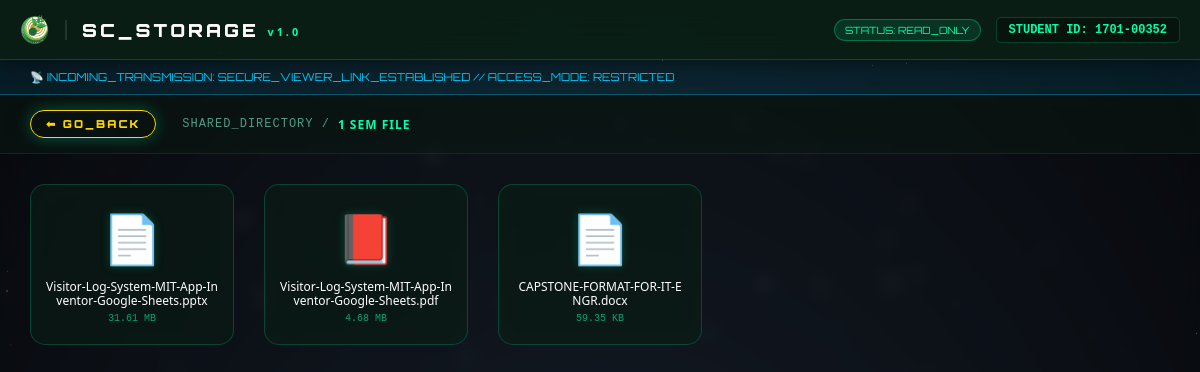
The app's page /SC_Storage.php?folder_id=3&token=c6bdd590dcf6019c142448ac49d16195 with its own data.
### tables this page shows
CREATE TABLE `storage_shares` (
  `id` int(11) NOT NULL,
  `user_id` varchar(50) NOT NULL,
  `file_id` int(11) DEFAULT 0,
  `share_token` varchar(255) NOT NULL,
  `created_at` datetime DEFAULT current_timestamp()
);

CREATE TABLE `user_storage` (
  `id` int(11) NOT NULL,
  `user_id` varchar(50) NOT NULL,
  `file_name` varchar(255) NOT NULL,
  `file_path` varchar(255) NOT NULL,
  `file_type` varchar(100) DEFAULT NULL,
  `file_size` bigint(20) DEFAULT NULL,
  `uploaded_at` datetime DEFAULT current_timestamp(),
  `parent_id` int(11) DEFAULT 0
);

### SC_Storage.php (the view, shortened to what this page needs)
<?php
require_once __DIR__ . '/config/database.php';
$public_view = false;
$shared_user_id = null;
$shared_file_id = 0;
if (isset($_GET['token'])) {
    $token = $conn->real_escape_string($_GET['token']);
    $share_q = $conn->query("SELECT user_id, file_id FROM storage_shares WHERE share_token = '$token'");
    if ($share_q && $share_q->num_rows > 0) {
        $share_data = $share_q->fetch_assoc();
        $public_view = true;
        $shared_user_id = $share_data['user_id'];
        $shared_file_id = (int)$share_data['file_id'];
    }
}
function formatSize($bytes) {
    if ($bytes >= 1073741824) { $bytes = number_format($bytes / 1073741824, 2) . ' GB'; }
    elseif ($bytes >= 1048576) { $bytes = number_format($bytes / 1048576, 2) . ' MB'; }
    elseif ($bytes >= 1024) { $bytes = number_format($bytes / 1024, 2) . ' KB'; }
    elseif ($bytes > 1) { $bytes = $bytes . ' bytes'; }
    elseif ($bytes == 1) { $bytes = $bytes . ' byte'; }
    else { $bytes = '0 bytes'; }
    return $bytes;
}
$conn->query("CREATE TABLE IF NOT EXISTS user_storage (
    id INT AUTO_INCREMENT PRIMARY KEY,
    user_id VARCHAR(50) NOT NULL,
    file_name VARCHAR(255) NOT NULL,
    file_path VARCHAR(255) NOT NULL,
    file_type VARCHAR(100),
    file_size BIGINT,
    uploaded_at DATETIME DEFAULT CURRENT_TIMESTAMP,
    parent_id INT DEFAULT 0,
    INDEX(user_id),
    INDEX(parent_id)
)");
$conn->query("ALTER TABLE user_storage ADD COLUMN IF NOT EXISTS parent_id INT DEFAULT 0");
$current_folder_id = isset($_GET['folder_id']) ? (int)$_GET['folder_id'] : 0;
$current_token_suffix = $public_view ? "&token=" . $_GET['token'] : "";
$folder_name_display = "ROO TDIRECTORY";
if ($current_folder_id > 0) {
    $folder_res = $conn->query("SELECT file_name FROM user_storage WHERE id = $current_folder_id AND file_type = 'folder'");
    if ($folder_res && $row = $folder_res->fetch_assoc()) {
        $folder_name_display = strtoupper(htmlspecialchars($row['file_name']));
    }
}
if ($public_view) {
    $my_id = $shared_user_id;
} else {
    $my_id = $_SESSION['student_id'];
    $user_type = $_SESSION['user_type'] ?? 'student';
}
$theme_q = $conn->query("SELECT setting_value FROM site_settings WHERE setting_key='site_theme'");
$current_theme = ($theme_q && $theme_q->num_rows > 0) ? $theme_q->fetch_assoc()['setting_value'] : 'default';
?>
<!DOCTYPE html>
<html lang="en">
<head>
    <link rel="stylesheet" href="assets/css/1_SacliConnect.css">
</head>
<body class="theme-<?php echo $current_theme; ?> initial-load">
    <header>
        <div style="display:flex; align-items:center; gap:15px;">
            <?php if(!$public_view): ?>
                <a href="SacliConnect.php" style="color:#00ffaa; text-decoration:none; font-weight:bold; font-family:'Orbitron'; font-size: 12px; letter-spacing: 1px;">← BACK</a>
            <?php else: ?>
                <img src="assets/images/St.Anne_logo.png" style="width:30px;">
            <?php endif; ?>
            <div style="width: 2px; height: 20px; background: rgba(255,255,255,0.1);"></div>
            <h2 style="font-family: 'Orbitron'; font-size: 18px; color: #fff; margin: 0; letter-spacing: 3px; font-weight: 900;">SC_STORAGE <span style="color:#00ffaa; font-size: 0.6em; vertical-align: middle;">v1.0</span></h2>
        </div>
        <div style="display: flex; align-items: center; gap: 15px;">
            <div class="capacity-pill">STATUS: <?php echo $public_view ? 'READ_ONLY' : 'ACTIVE'; ?></div>
            <div style="color:#00ffaa; font-family:'Courier New'; font-size:12px; font-weight: bold; background: rgba(0,0,0,0.3); padding: 5px 12px; border-radius: 5px; border: 1px solid rgba(0,255,170,0.2);">
                STUDENT ID: <?php echo $my_id; ?>
            </div>
        </div>
    </header>
    <div class="explorer-container">
        <main class="explorer-main">
            <?php if($public_view): ?>
                <div class="public-banner">📡 INCOMING_TRANSMISSION: SECURE_VIEWER_LINK_ESTABLISHED // ACCESS_MODE: RESTRICTED</div>
            <?php endif; ?>
            <div class="explorer-toolbar">
                <div class="breadcrumb" style="display: flex; align-items: center; gap: 8px;">
                    <?php if ($current_folder_id > 0 && (!$public_view || $current_folder_id != $shared_file_id)):
                        $up_q = $conn->query("SELECT parent_id FROM user_storage WHERE id = $current_folder_id");
                        $up_id = ($up_q && $r = $up_q->fetch_assoc()) ? $r['parent_id'] : 0;
                    ?>
                        <button class="btn-upload" style="background:transparent; border:1px solid #ffd700; color:#ffd700; padding: 6px 15px; margin-right: 10px;" onclick="location.href='?folder_id=<?php echo $up_id . $current_token_suffix; ?>'">⬅ GO_BACK</button>
                    <?php endif; ?>
                    <span></span> <?php echo $public_view ? 'SHARED_DIRECTORY' : 'MY SC DRIVE'; ?> / <span style="color:#00ffaa; font-weight:bold;"><?php echo $folder_name_display; ?></span>
                </div>
            </div>
            <div class="explorer-body">
                <?php
                function getIcon($type) {
                    if (strpos($type, 'pdf') !== false) return '📕';
                    if (strpos($type, 'word') !== false) return '📄';
                    return '📄';
                }
                if ($public_view && $current_folder_id == $shared_file_id && $shared_file_id > 0) {
                    $base_chk = $conn->query("SELECT file_type FROM user_storage WHERE id = $shared_file_id")->fetch_assoc();
                    if ($base_chk && $base_chk['file_type'] !== 'folder') {
                        $files = $conn->query("SELECT * FROM user_storage WHERE id = $shared_file_id");
                    } else {
                        $files = $conn->query("SELECT * FROM user_storage WHERE user_id = '$my_id' AND parent_id = $current_folder_id ORDER BY (file_type = 'folder') DESC, uploaded_at DESC");
                    }
                } else {
                    $files = $conn->query("SELECT * FROM user_storage WHERE user_id = '$my_id' AND parent_id = $current_folder_id ORDER BY (file_type = 'folder') DESC, uploaded_at DESC");
                }
                $count = 1;
                ?>
                <?php
                if ($files && $files->num_rows > 0):
                    while ($f = $files->fetch_assoc()):
                        $isFolder = ($f['file_type'] === 'folder');
                        $display_size = $isFolder ? getFolderSize($conn, $my_id, $f['id']) : $f['file_size'];
                        $icon = getIcon($f['file_type']);
                        $clickAction = $isFolder ? "location.href='?folder_id=".$f['id'].$current_token_suffix."'" : "window.open('".$f['file_path']."', '_blank')";
                ?>
                <div class="file-card <?php echo $isFolder ? 'folder-node' : ''; ?>" style="animation-delay: <?php echo ($count++ * 0.05); ?>s" onclick="<?php echo $clickAction; ?>">
                    <span class="file-icon"><?php echo $icon; ?></span>
                    <span class="file-name" title="<?php echo htmlspecialchars($f['file_name']); ?>"><?php echo htmlspecialchars($f['file_name']); ?></span>
                    <span class="file-size"><?php echo formatSize($display_size); ?></span>
                </div>
                <?php endwhile; endif; ?>
            </div>
        </main>
    </div>
</body>
</html>

### SC_Storage.php (style rules this page uses)
body { margin: 0; padding: 0; background: radial-gradient(ellipse at bottom, #1b2735 0%, #090a0f 100%) !important; overflow: hidden; font-family: 'Segoe UI', sans-serif; }
.initial-load .file-card { animation: fadeInUp 0.6s cubic-bezier(0.22, 1, 0.36, 1) forwards; }
.explorer-container { display: flex; height: calc(100vh - 60px); width: 100%; margin-top: 60px; background: rgba(0, 0, 0, 0.2); backdrop-filter: blur(8px); }
.public-banner { background: rgba(0, 204, 255, 0.1); border-bottom: 1px solid rgba(0, 204, 255, 0.3); padding: 10px 30px; color: #00ccff; font-family: 'Orbitron', sans-serif; font-size: 11px; }
.explorer-main { flex: 1; width: 100%; display: flex; flex-direction: column; background: transparent; }
.explorer-toolbar { padding: 15px 30px; border-bottom: 1px solid rgba(0, 255, 170, 0.1); display: flex; align-items: center; justify-content: space-between; background: rgba(10, 31, 22, 0.4); backdrop-filter: blur(10px); }
.breadcrumb { color: #509b83; font-family: 'Courier New', monospace; font-size: 12px; letter-spacing: 1px; }
.explorer-body { flex: 1; padding: 30px; overflow-y: auto; display: grid; grid-template-columns: repeat(auto-fill, minmax(180px, 1fr)); gap: 30px; align-content: start; scrollbar-width: thin; }
.file-card { background: rgba(10, 31, 22, 0.6); backdrop-filter: blur(12px); text-align: center; padding: 20px 15px; border-radius: 15px; border: 1px solid rgba(0, 255, 170, 0.2); transition: 0.3s; cursor: pointer; position: relative; overflow: hidden; opacity: 0; }
.file-card::before { content: ''; position: absolute; top: 0; left: 0; width: 100%; height: 100%; background: linear-gradient(rgba(0, 255, 170, 0.05), transparent); opacity: 0; transition: 0.3s; }
.file-icon { font-size: 48px; margin-bottom: 10px; display: block; filter: drop-shadow(0 0 5px rgba(0, 255, 170, 0.2)); }
.file-name { font-size: 12px; color: #fff; word-break: break-all; display: block; line-height: 1.2; font-weight: 500; margin-top: 5px; }
.file-size { font-size: 10px; color: #00ffaa; margin-top: 4px; display: block; opacity: 0.6; font-family: 'Courier New', monospace; }
.btn-upload { background: linear-gradient(45deg, #00ffaa, #00cc88); color: #0a1f16; border: none; padding: 10px 25px; border-radius: 20px; font-weight: 900; cursor: pointer; font-family: 'Orbitron', sans-serif; font-size: 11px; letter-spacing: 2px; transition: 0.3s; box-shadow: 0 0 15px rgba(0, 255, 170, 0.3); }
header { position: fixed; top: 0; left: 0; width: 100%; height: 60px; background: rgba(10, 31, 22, 0.95); backdrop-filter: blur(15px); border-bottom: 1px solid rgba(0, 255, 170, 0.2); display: flex; align-items: center; justify-content: space-between; padding: 0 20px; z-index: 1000; box-shadow: 0 2px 20px rgba(0,0,0,0.5); }
.capacity-pill { background: rgba(0, 255, 170, 0.1); padding: 4px 10px; border-radius: 20px; border: 1px solid rgba(0, 255, 170, 0.3); font-family: 'Orbitron', sans-serif; font-size: 10px; color: #00ffaa; }

### records on screen
storage_shares: user "1701-00352"
user_storage: file_name "1 SEM FILE"
user_storage: file_type "📄", file_name "Visitor-Log-System-MIT-App-Inventor-Google-Sheets.pptx", formatSize($display_size) "31.61 MB"
user_storage: file_type "📕", file_name "Visitor-Log-System-MIT-App-Inventor-Google-Sheets.pdf", formatSize($display_size) "4.68 MB"
user_storage: file_type "📄", file_name "CAPSTONE-FORMAT-FOR-IT-ENGR.docx", formatSize($display_size) "59.35 KB"
